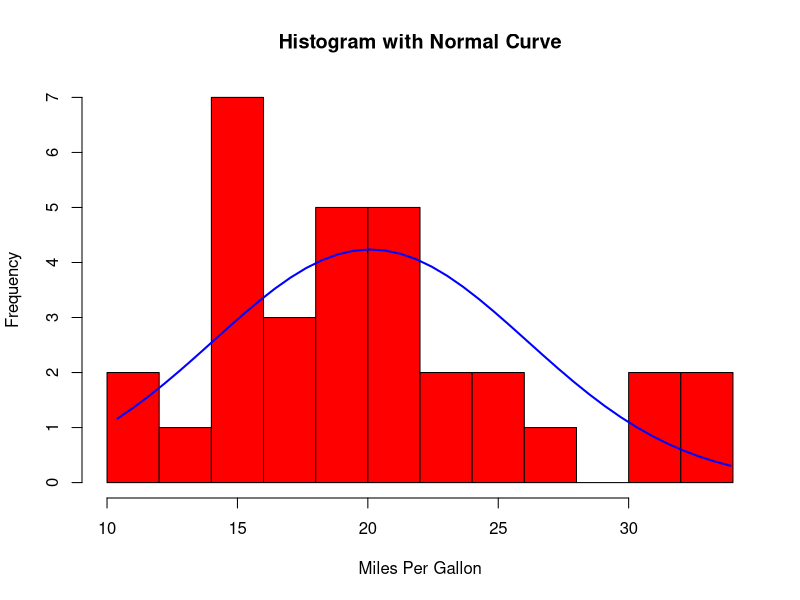
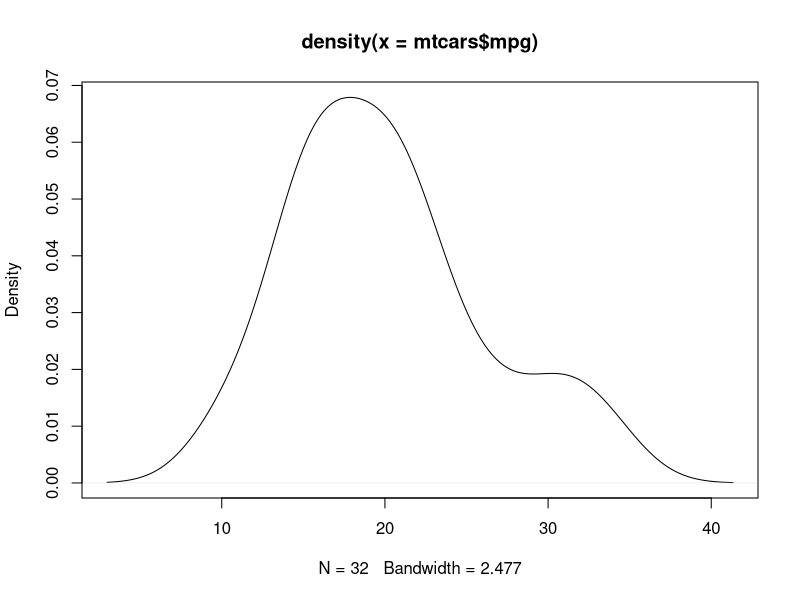
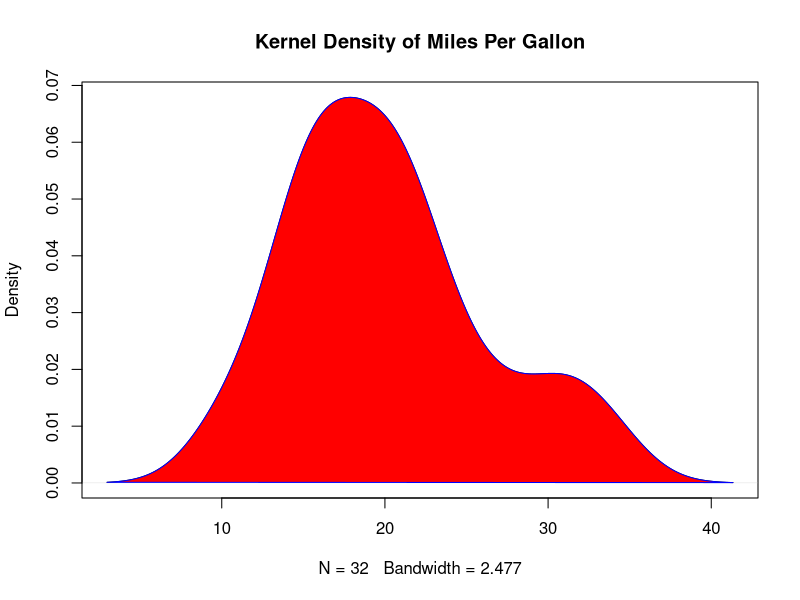

The R source for these figures, in order:
# Histogram with Normal Curve 
# (Peter Dalgaard)

x <- mtcars$mpg 
h<-hist(x, breaks=10, col="red", xlab="Miles Per Gallon",   
    main="Histogram with Normal Curve") 
    
    

xfit<-seq(min(x),max(x),length=40) 
yfit<-dnorm(xfit,mean=mean(x),sd=sd(x)) 
yfit <- yfit*diff(h$mids[1:2])*length(x) 
lines(xfit, yfit, col="blue", lwd=2) 

## Density Plot

d <- density(mtcars$mpg) # returns the density data 
plot(d) # plots the results 


## Filled Density Plot

 d <- density(mtcars$mpg)
 plot(d, main="Kernel Density of Miles Per Gallon")
 polygon(d, col="red", border="blue") 
